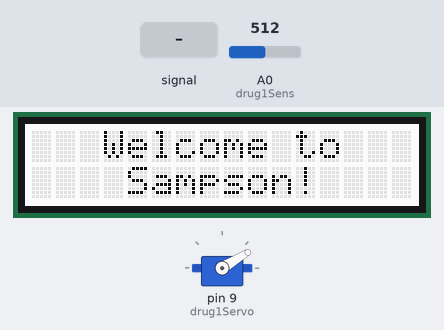
A sketch run on a simulated Arduino Uno, built with avr-gcc and run on an emulated ATmega328P. Parts: servo, 16×2 character LCD. Inputs (shaded band) come from the test bench; at power-on: A0 (drug1Sens) = 512.

Above: at 1.7 s.
4.4 s: A0 (drug1Sens) fed a 200 Hz sine of ±81 counts around its level
At 5.9 s:
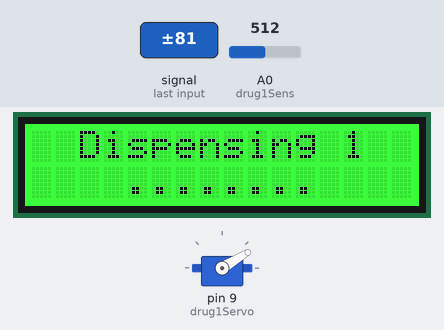
7.4 s: A0 (drug1Sens) set to 416
At 8.3 s:
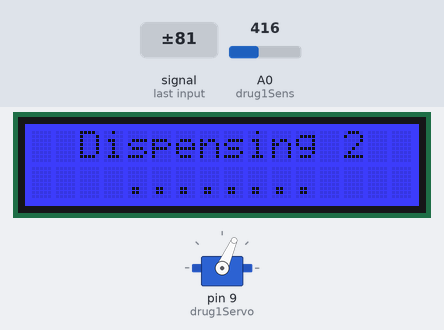
9.6 s: A0 (drug1Sens) set to 395
At 17.4 s:
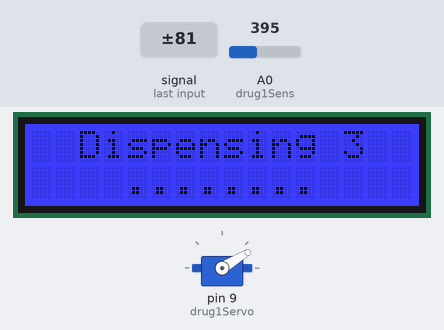
Timing chart, 0 to 23.4 s (numbered marks = the images above; inputs shaded):
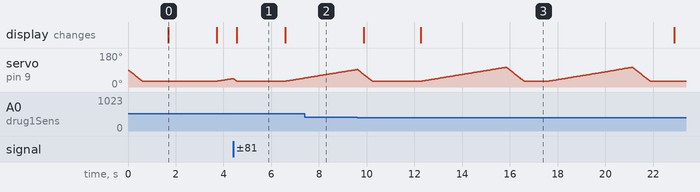

Measured:
- the behaviour switches between 403 and 402 on A0 (drug1Sens) (found by bisection; images 2 and 3)
- after the input at 4.4 s, the display: changes after 0.15 s (image 1)
- after the input at 9.6 s, the display: first changes after 0.28 s (image 3 shows a later state)
- what the display in image 0 shows lasts 2.0 s, from 1.7 s to 3.7 s

The sketch:

qhacksEdi.ino
```cpp
/* Sampson - The Pill dispenser of the future

Jonathon Malcolm
Nikita Lipski
Connor Sparling
Jordan O'Neill

*/

#include "Wire.h"
#include <rgb_lcd.h>
#include "Servo.h"

Servo drug1;
rgb_lcd lcd;

const int drug1Sens = 0;
const int drug1Servo = 9;
const int drop1Thresh = 70;
const int SERVOTIME = 10;
const int opene = 105; // open angle
const int closee = 30; // close angle

void setup() {
  Serial.begin(115200);
  drug1.attach(drug1Servo);
  toClose();
  lcd.begin(16, 2);
  lcd.setColor(0);
  lcd.setCursor(3,0);
  lcd.print("Welcome to");
  lcd.setCursor(4,1);
  lcd.print("Sampson!");

  delay(1000);
}

void loop() {
//  displayTime();
  int test = dispense1(5);
  displayDispense(test);
  toClose();
  //displayInstruct("Please take with water");
  lcd.setColor(0);
  delay(5000);
  lcd.clear();

}

int dispense1(int amount){ // returns -1 if dispensed correctly
  for(int i = 1; i <= amount; i++){
    toClose();
    lcd.clear();
    lcd.setColor(3);
    lcd.setCursor(2,0);
    lcd.print("Dispensing ");
    lcd.print(i);
    lcd.setCursor(4,1);
    lcd.print("........");
    int drop1 = analogRead(drug1Sens);
    int drop1Start = drop1;
    int trigger = 0;
    int count = 0;
    int ang = closee;
    int retry = 0;
    while( trigger == 0 && retry < 2){
      drop1 = analogRead(drug1Sens);
      if (drop1Start - drop1 > drop1Thresh){
        trigger = 1;
        lcd.setColor(2);
      }
      if ((count % 250 == 0) && ang < opene){
        ang++;
      }
      if(ang >= opene){
        toClose();
        retry++;
        ang = drug1.read();
      }
      drug1.write(ang);
      count++;
    }
    if (trigger == 0){
      return(amount + 1 - i);
    }
    toClose();
  }
  return(-1);
}

void displayDispense( int val){
  lcd.clear();
  if (val == -1){
    lcd.setColor(2);
    lcd.setCursor(4,0);
    lcd.print("Success!");
    delay(4000);
  }  else{
    lcd.setColor(1);
    for (int i=0; i<5; i++){
      lcd.clear();
      lcd.setCursor(5,0);
      lcd.print("Error: ");
      delay(500);
      lcd.clear();
      lcd.setCursor(5,0);
      lcd.print("Error: ");
      lcd.setCursor(1,1);
      lcd.print(val);
      lcd.setCursor(3,1);
      lcd.print("pills");
      lcd.setCursor(9,1);
      lcd.print("missed");
      delay(1000);
    }
  }
}

void toOpen(){
  int currentAng = drug1.read();
  if( currentAng != opene){
    for (int i = currentAng; i < opene; i++){
      drug1.write(i);
      delay(SERVOTIME);
    }
    delay(1000);
  }
}

void toClose(){
  int currentAng = drug1.read();
  if( currentAng != closee){
    for (int i = currentAng; i > closee; i--){
      drug1.write(i);
      delay(SERVOTIME);
    }
    delay(1000);
  }
}
/*
void displayInstruct(String text){
  lcd.clear();
  delay(500);
  lcd.setCursor(16,0);
  lcd.setColor(0);
  lcd.print(text + "     ");
  for (int scrollCounter = 0; scrollCounter < text.length(); scrollCounter++)
  {
    lcd.scrollDisplayLeft();
    delay(250);
  }
  lcd.clear();
}

*/


/*********************************************************************************************************
  END FILE
*********************************************************************************************************/
```
